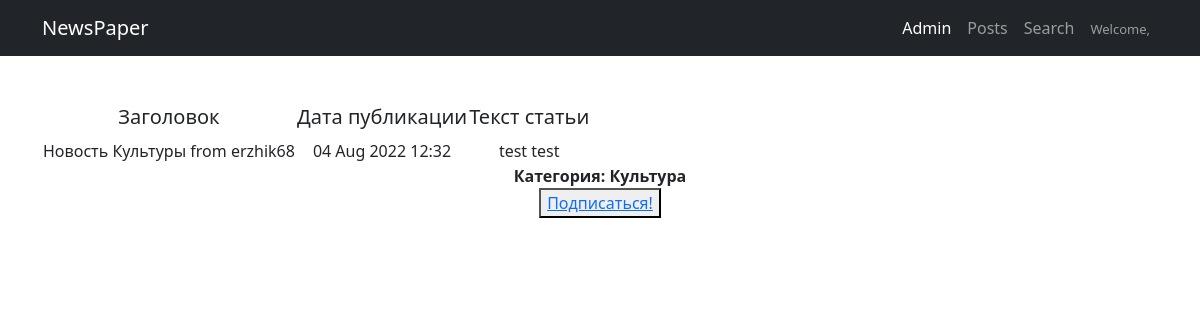
The app's page /posts/18/ with its own data.
### newapp/models.py (models this page shows, shortened)
class Post(models.Model):
    NEWS = 'NW'
    ARTICLE = 'AT'
    TYPE_POST_CHOICES = [(NEWS, 'Новости'), (ARTICLE, 'Статья'),]
    post_type = models.CharField("Тип", max_length=2, choices=TYPE_POST_CHOICES, default=NEWS)
    post_author = models.ForeignKey(Author, on_delete=models.CASCADE, verbose_name="Имя автора")
    post_date_time = models.DateTimeField("Дата публикации (ГГГГ-ММ-ДД)", auto_now_add=True)
    post_category = models.ManyToManyField(Category, through='PostCategory', blank=False, verbose_name="Категория", related_name='posts')
    post_title = models.CharField("Заголовок", max_length=100)
    post_text = models.TextField("Текст")
    post_rating = models.IntegerField(default=0)

class Category(models.Model):
    category_name = models.CharField(max_length=20, unique=True)
    subscribers = models.ManyToManyField(User, through='Subscriber', blank=True)

### newapp/views.py (the view)
# urls.py: path('<int:pk>/', PostDetailView.as_view(), name='post_detail'), # Ссылка на детали поста
class PostDetailView(DetailView):
    model = Post
    template_name = 'newapp/post_detail.html'
    context_object_name = 'post'
    def get_context_data(self, **kwargs):
        context = super().get_context_data(**kwargs)
        for cat in context['post'].post_category.all():
            c = Category.objects.get(id=cat.id)
            context['is_not_subscribed'] = not c.subscribers.filter(username=self.request.user.username).exists()
        return context

### newapp/templatetags/custom_filters.py (called while the page is built)
@register.filter(name='censor')
def censor(value, arg):
    list_bad_words = ['черт', 'блин', 'капец', 'дерьмо', 'хрен', 'чёрт']
    value_edited = value
    value_final = ''
    for word in list_bad_words:
        value_edited = value_edited.lower()
        value_temp = value_edited.replace(word, arg * len(word))
        value_edited = value_temp
    for i in range(0, len(value)):
        if (value[i] != value_edited[i]) & (value_edited[i].isalpha()):
            temp = value_edited[i].upper()
            value_final += temp
        else:
            value_final += value_edited[i]
    return value_final

### templates/newapp/post_detail.html (shortened to what this page needs)
{% extends 'default.html' %}
{% load custom_filters %}
{% block content %}
<table>
    <thead>
        <th>
            <h5>Заголовок</h5>
        </th>
        <th>
            <h5>Дата публикации</h5>
        </th>
        <th>
            <h5>Текст статьи</h5>
        </th>
    </thead>
    <tr>
        <td>
            {{ post.post_title|censor:'*' }}
        </td>
        <td>
            {{ post.post_date_time|date:'d M Y H:i' }}
        </td>
        <td>
            {{ post.post_text|censor:'*' }}
        </td>
    </tr>
</table>
<label><b>Категория: </b></label>
{% for cat in post.post_category.all %}
    <b>{{ cat.category_name }}</b><br>
        {% if is_not_subscribed %}
            <button><a href="subscribe/"> Подписаться! </a> </button>
        {% endif %}
{% endfor %}
{% endblock content %}

### records on screen
Post: post_title|censor "Новость Культуры from erzhik68", post_date_time "04 Aug 2022 12:32", post_text|censor "test test"
Category: category_name "Культура"
